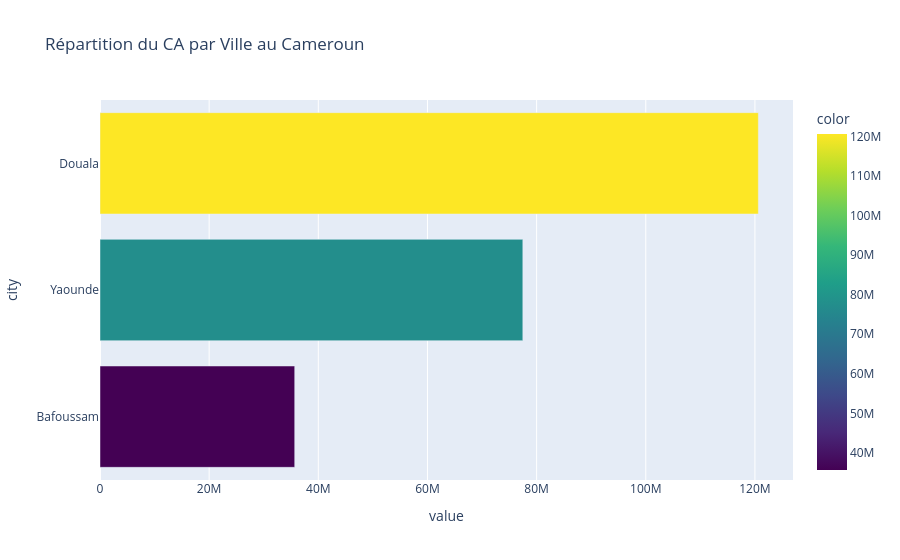
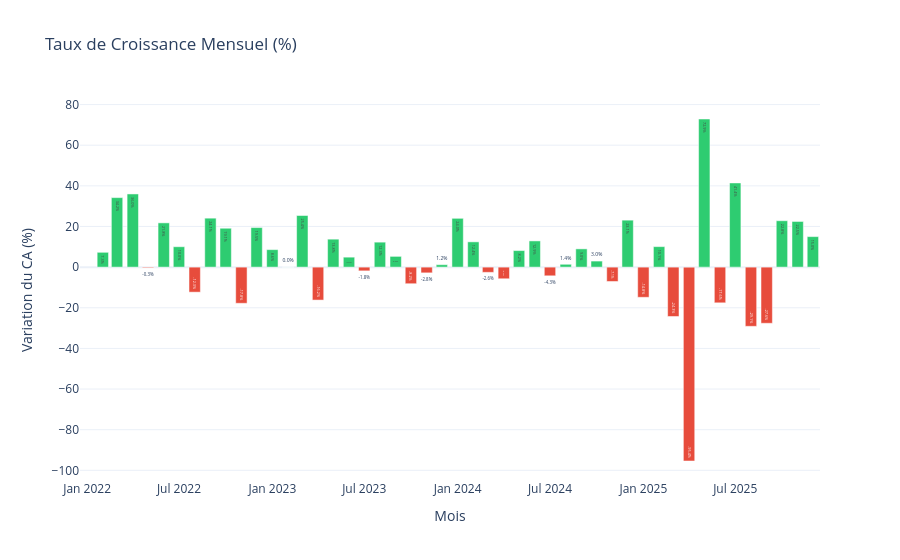

The notebook cell these images were saved under, in order:
### Markdown cell above
### Chiffre d'affaire de l'entreprise

### Code cell
ca_total = orders[orders['status'].isin(['delivered', 'late'])]['total_amount_xaf_clean'].sum()

print(f"Chiffre d'Affaires Total : {ca_total:,.0f} XAF")

# Chiffre d'affaire par mois
ca_mensuel = (
    orders[orders['status'].isin(['delivered', 'late'])]
    .groupby(orders['order_date'].dt.to_period('M'))['total_amount_xaf_clean']
    .sum()
    .reset_index()
)
ca_mensuel['order_date'] = ca_mensuel['order_date'].dt.to_timestamp()

ca_ville = orders[orders['status'].isin(['delivered', 'late'])].groupby('city')['total_amount_xaf_clean'].sum().sort_values()

fig_ville = px.bar(
    ca_ville, 
    orientation='h', 
    title="Répartition du CA par Ville au Cameroun",
    color=ca_ville.values,
    color_continuous_scale='Viridis'
)
fig_ville.show()
fig_ville.write_html("../reports/EDA/Repartition_CA_Ville.html")

# Taux d'evolution de l'entreprise

ca_mensuel['evolution'] = ca_mensuel['total_amount_xaf_clean'].pct_change() * 100
ca_mensuel['color'] = ca_mensuel['evolution'].apply(lambda x: '#2ecc71' if x >= 0 else '#e74c3c')

fig = go.Figure()

fig.add_trace(go.Bar(
    x=ca_mensuel['order_date'],
    y=ca_mensuel['evolution'],
    marker_color=ca_mensuel['color'],
    text=ca_mensuel['evolution'].round(1).astype(str) + '%',
    textposition='auto',
    name='Évolution MoM'
))

fig.update_layout(
    title="Taux de Croissance Mensuel (%)",
    xaxis_title="Mois",
    yaxis_title="Variation du CA (%)",
    template="plotly_white"
)

fig.show()


fig.write_html("../reports/EDA/Taux_croissance.html")
# fig.write_image("../reports/EDA/Repartition_Ville.png", scale=2)

### Figure 1 — Plotly figure (JSON) as saved in the notebook; plotly's stock layout.template omitted (floating-point values rounded to 4 significant figures)
{"data": [{"hovertemplate": "value=%{x}<br>city=%{y}<br>color=%{marker.color}<extra></extra>", "legendgroup": "", "marker": {"color": [35680000.0, 77470000.0, 120600000.0], "coloraxis": "coloraxis", "pattern": {"shape": ""}}, "name": "", "orientation": "h", "showlegend": false, "textposition": "auto", "type": "bar", "x": [35680000.0, 77470000.0, 120600000.0], "xaxis": "x", "y": ["Bafoussam", "Yaounde", "Douala"], "yaxis": "y"}], "layout": {"barmode": "relative", "coloraxis": {"colorbar": {"title": {"text": "color"}}, "colorscale": [[0, "#440154"], [0.1111, "#482878"], [0.2222, "#3e4989"], [0.3333, "#31688e"], [0.4444, "#26828e"], [0.5556, "#1f9e89"], [0.6667, "#35b779"], [0.7778, "#6ece58"], [0.8889, "#b5de2b"], [1, "#fde725"]]}, "legend": {"tracegroupgap": 0}, "title": {"text": "Répartition du CA par Ville au Cameroun"}, "xaxis": {"anchor": "y", "domain": [0, 1], "title": {"text": "value"}}, "yaxis": {"anchor": "x", "domain": [0, 1], "title": {"text": "city"}}}}

### Figure 2 — Plotly figure (JSON) as saved in the notebook; plotly's stock layout.template omitted (floating-point values rounded to 4 significant figures)
{"data": [{"marker": {"color": ["#e74c3c", "#2ecc71", "#2ecc71", "#2ecc71", "#e74c3c", "#2ecc71", "#2ecc71", "#e74c3c", "#2ecc71", "#2ecc71", "#e74c3c", "#2ecc71", "#2ecc71", "#2ecc71", "#2ecc71", "#e74c3c", "#2ecc71", "#2ecc71", "#e74c3c", "#2ecc71", "#2ecc71", "#e74c3c", "#e74c3c", "#2ecc71", "#2ecc71", "#2ecc71", "#e74c3c", "#e74c3c", "#2ecc71", "#2ecc71", "#e74c3c", "#2ecc71", "#2ecc71", "#2ecc71", "#e74c3c", "#2ecc71", "#e74c3c", "#2ecc71", "#e74c3c", "#e74c3c", "#2ecc71", "#e74c3c", "#2ecc71", "#e74c3c", "#e74c3c", "#2ecc71", "#2ecc71", "#2ecc71"]}, "name": "Évolution MoM", "text": [null, "7.3%", "34.2%", "36.0%", "-0.3%", "21.8%", "10.0%", "-12.3%", "24.1%", "19.1%", "-17.8%", "19.5%", "8.6%", "0.0%", "25.4%", "-16.2%", "13.8%", "4.9%", "-1.8%", "12.3%", "5.3%", "-8.2%", "-2.8%", "1.2%", "24.0%", "12.4%", "-2.6%", "-5.7%", "8.2%", "12.9%", "-4.3%", "1.4%", "9.0%", "3.0%", "-7.1%", "23.1%", "-14.8%", "10.1%", "-24.3%", "-95.4%", "72.9%", "-17.6%", "41.4%", "-29.1%", "-27.6%", "22.8%", "22.5%", "15.0%"], "textposition": "auto", "type": "bar", "x": ["2022-01-01T00:00:00.000000", "2022-02-01T00:00:00.000000", "2022-03-01T00:00:00.000000", "2022-04-01T00:00:00.000000", "2022-05-01T00:00:00.000000", "2022-06-01T00:00:00.000000", "2022-07-01T00:00:00.000000", "2022-08-01T00:00:00.000000", "2022-09-01T00:00:00.000000", "2022-10-01T00:00:00.000000", "2022-11-01T00:00:00.000000", "2022-12-01T00:00:00.000000", "2023-01-01T00:00:00.000000", "2023-02-01T00:00:00.000000", "2023-03-01T00:00:00.000000", "2023-04-01T00:00:00.000000", "2023-05-01T00:00:00.000000", "2023-06-01T00:00:00.000000", "2023-07-01T00:00:00.000000", "2023-08-01T00:00:00.000000", "2023-09-01T00:00:00.000000", "2023-10-01T00:00:00.000000", "2023-11-01T00:00:00.000000", "2023-12-01T00:00:00.000000", "2024-01-01T00:00:00.000000", "2024-02-01T00:00:00.000000", "2024-03-01T00:00:00.000000", "2024-04-01T00:00:00.000000", "2024-05-01T00:00:00.000000", "2024-06-01T00:00:00.000000", "2024-07-01T00:00:00.000000", "2024-08-01T00:00:00.000000", "2024-09-01T00:00:00.000000", "2024-10-01T00:00:00.000000", "2024-11-01T00:00:00.000000", "2024-12-01T00:00:00.000000", "2025-01-01T00:00:00.000000", "2025-02-01T00:00:00.000000", "2025-03-01T00:00:00.000000", "2025-04-01T00:00:00.000000", "2025-05-01T00:00:00.000000", "2025-06-01T00:00:00.000000", "2025-07-01T00:00:00.000000", "2025-08-01T00:00:00.000000", "2025-09-01T00:00:00.000000", "2025-10-01T00:00:00.000000", "2025-11-01T00:00:00.000000", "2025-12-01T00:00:00.000000"], "y": [NaN, 7.296, 34.21, 36.01, -0.3382, 21.79, 10.04, -12.32, 24.09, 19.14, -17.8, 19.47, 8.607, 0.01995, 25.41, -16.22, 13.76, 4.909, -1.84, 12.29, 5.298, -8.169, -2.82, 1.2, 24.02, 12.44, -2.565, -5.73, 8.15, 12.9, -4.278, 1.404, 8.987, 2.983, -7.064, 23.12, -14.85, 10.09, -24.29, -95.41, 72.9, -17.57, 41.44, -29.13, -27.63, 22.84, 22.47, 15.02]}], "layout": {"title": {"text": "Taux de Croissance Mensuel (%)"}, "xaxis": {"title": {"text": "Mois"}}, "yaxis": {"title": {"text": "Variation du CA (%)"}}}}
